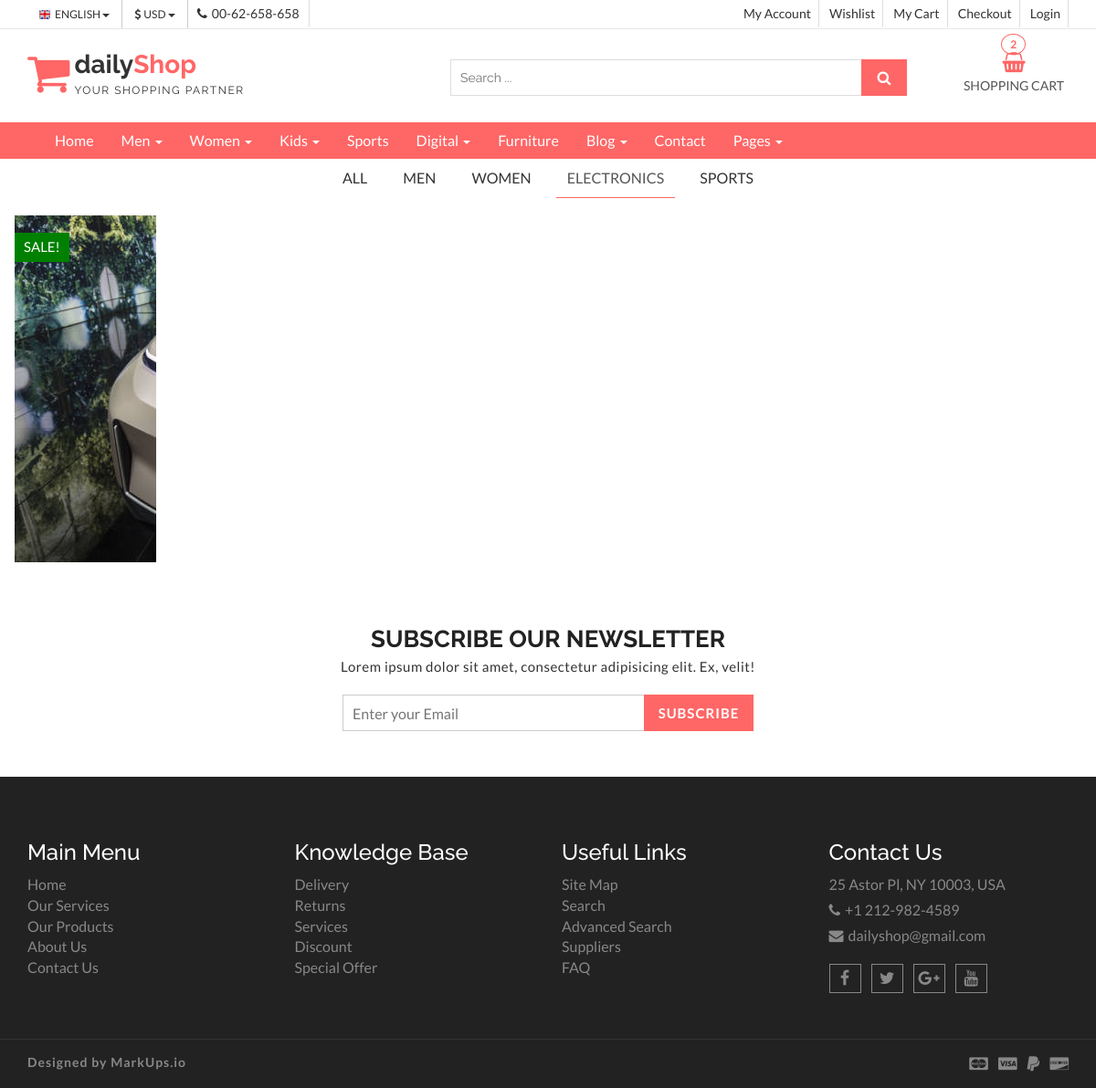
Screenshot of /electronics/ with the database file from the repository.
### shop/models.py (models this page shows, shortened)
class Category(models.Model):
	name = models.CharField(max_length=200, db_index=True)
	slug = models.SlugField(max_length=200, unique=True)
	class Meta:
		ordering = ('id',)
		verbose_name = 'category'
		verbose_name_plural = 'categories'
	def get_absolute_url(self):
		return reverse('shop:product_list_by_category', args=[self.slug])

class Product(models.Model):
	category = models.ForeignKey(Category,
		                        on_delete=models.CASCADE,
		                        related_name='products')
	name = models.CharField(max_length=200, db_index=True)
	slug = models.SlugField(max_length=200, db_index=True)
	image = models.ImageField(upload_to='products', blank=True)
	description = models.TextField(blank=True)
	price = models.DecimalField(max_digits=10, decimal_places=2)
	available = models.BooleanField(default=True)
	created = models.DateTimeField(auto_now_add=True)
	updated = models.DateTimeField(auto_now=True)
	class Meta:
		ordering = ('name',)
		index_together = (('id', 'slug'),)
	def get_absolute_url(self):
		return reverse('shop:product_detail', args=[self.id, self.slug])

### shop/views.py (the view)
# urls.py: path('', views.product_list, name='product_list'),
def product_list(request, slug=None):
	category = None
	categories = Category.objects.all()
	products = Product.objects.filter(available=True)
	if slug:
		category = get_object_or_404(Category, slug=slug)
		products = Product.objects.filter(category=category)
	context = {
	    'category': category,
	    'products': products,
	    'categories': categories
	}
	return render(request, 'shop/product/list.html', context)

### templates/shop/product/list.html (shortened to what this page needs)
{% extends "base.html" %}
{% load static %}
{% block content %}
  <section id="menu">
    <div class="container">
      <div class="menu-area">
        <div class="navbar navbar-default" role="navigation">
          <div class="navbar-collapse collapse">
            <ul class="nav navbar-nav">
              <li><a href="index.html">Home</a></li>
              <li><a href="#">Men <span class="caret"></span></a>
              </li>
              <li><a href="#">Women <span class="caret"></span></a>
              </li>
              <li><a href="#">Kids <span class="caret"></span></a>
              </li>
              <li><a href="#">Sports</a></li>
             <li><a href="#">Digital <span class="caret"></span></a>
              </li>
              <li><a href="#">Furniture</a></li>
              <li><a href="blog-archive.html">Blog <span class="caret"></span></a>
              </li>
              <li><a href="contact.html">Contact</a></li>
              <li><a href="#">Pages <span class="caret"></span></a>
              </li>
            </ul>
          </div>
        </div>
      </div>
    </div>
  </section>
  <section id="aa-product">
    <div class="container">
      <div class="row">
        <div class="col-md-12">
          <div class="row">
            <div class="aa-product-area">
              <div class="aa-product-inner">
                 <ul class="nav nav-tabs aa-products-tab">
                     <li {% if not category %} class="active" {% endif %}><a href="{% url 'shop:product_list' %}">All</a></li>
                    {% for c in categories.all %}
                    <li {% if category.slug == c.slug %}class="active" {% endif %}><a href="{{ c.get_absolute_url }}" >{{ c.name }}</a></li>
                    {% endfor %}
                  </ul>
                  <div class="tab-content">
                    <div class="tab-pane fade in active" id="men">
                      <ul class="aa-product-catg">
                        {% for p in products %}
                        <li>
                          <figure>
                            <a class="aa-product-img" href="{{ p.get_absolute_url }}"><img src={{ p.image.url }} alt="polo shirt img"></a>
                          </figure>
                          <span class="aa-badge aa-sale" href="#">SALE!</span>
                        </li>
                        {% endfor %}
                      </ul>
                    </div>
                  </div>
              </div>
            </div>
          </div>
        </div>
      </div>
    </div>
  </section>
  <section id="aa-subscribe">
    <div class="container">
      <div class="row">
        <div class="col-md-12">
          <div class="aa-subscribe-area">
            <h3>Subscribe our newsletter </h3>
            <p>Lorem ipsum dolor sit amet, consectetur adipisicing elit. Ex, velit!</p>
            <form action="" class="aa-subscribe-form">
              <input type="email" name="" id="" placeholder="Enter your Email">
              <input type="submit" value="Subscribe">
            </form>
          </div>
        </div>
      </div>
    </div>
  </section>
{% endblock %}

### static/css/theme-color/default-theme.css (style rules this page uses)
#menu { background-color: #ff6666; }
.aa-products-tab li.active a { border-bottom: 1px solid #ff6666 !important; }
#aa-subscribe .aa-subscribe-area .aa-subscribe-form input[type="submit"] { background: #ff6666 none repeat scroll 0 0; border: 1px solid #ff6666; }

### rows the page displays
Category: name "MEN"
Category: name "WOMEN"
Category: name "ELECTRONICS"
Category: name "SPORTS"
Product: image (picture)
